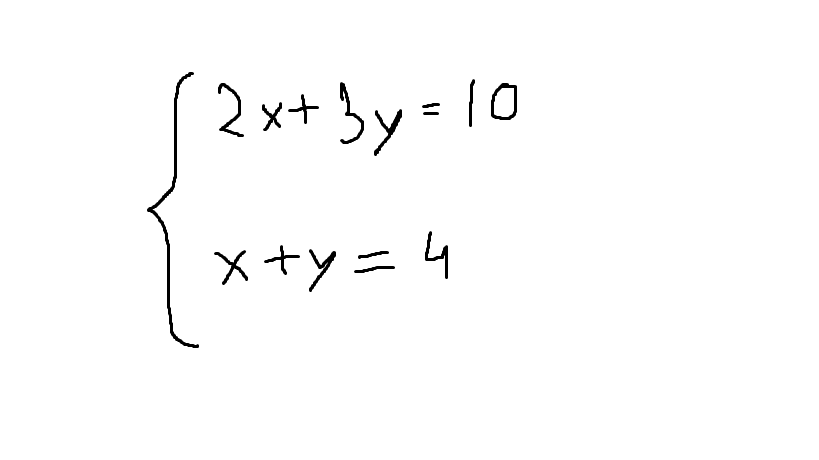
#> input picture recognite_system/4test/system1.png, 819 x 460 px
$ python -i simple_partirnation.py   (imports and definitions only)
#> lines starting #> are read from the running program, lines starting #| are printed output that depends on the picture; after the words box and inside, x2 and y2 are one past the last pixel; in counts of white or black regions, pixels touching at a corner belong together
import cv2
import numpy as np
from PIL import Image

### CHECK IT BEFORE RUNNING ###
dataset_way = ''
way_to_save_letters = 'partirnated_dataset/'
image_name = '1.png'
letter_size = 80
model_name = 'good_model.hdf5'
letter_indent = 10
###############################

def dist(x1, y1, x2, y2):
    return np.sqrt((x2 - x1) ** 2 + (y2 - y1) ** 2)


def detector_on_page(page_name):            ### detect letters on page, returns array of latters pics and count of latters
#> called with page_name = '4test/system1.png'
    img = cv2.imread(dataset_way + page_name)
#> img is the input picture: shape (460, 819, 3); min 0, max 255, mean 252.2
    width = img.shape[1]
#> width = 819
    height = img.shape[0]
#> height = 460

    output = img.copy()
    gray = cv2.cvtColor(img, cv2.COLOR_BGR2GRAY)
    letter_count_in_page = 0
    letters = []
    letters_coords = []

    th, threshed = cv2.threshold(gray, 127, 255, cv2.THRESH_BINARY_INV | cv2.THRESH_OTSU)
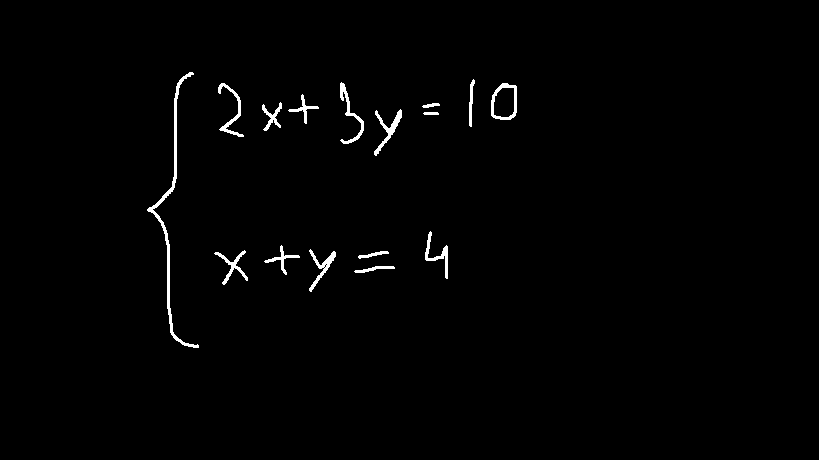
#> threshed: shape (460, 819); 1.1% white; 16 white regions
#> th = 127

    cnts, _ = cv2.findContours(threshed, cv2.RETR_TREE, cv2.CHAIN_APPROX_SIMPLE)
#> cnts = 20 contours, 3 with area under 20; largest, box (x1, y1, x2, y2) and area: (491, 83, 517, 120) 782, (147, 72, 199, 348) 704, (493, 87, 515, 118) 554, (374, 109, 402, 156) 250, (340, 82, 364, 144) 233
    cnts = sorted(cnts, key=cv2.contourArea, reverse=True)

    for cnt in cnts:

        ### criterion for detecting letters ###

        if cv2.contourArea(cnt) > 10:
            (x, y, w, h) = cv2.boundingRect(cnt)

            ### checking intersections ###
            letter_count_in_page += 1
            w = w + min(int(letter_indent / 2), x) + min(int(letter_indent / 2), width - x - w)
            x = x - min(int(letter_indent / 2), x)
            h = h + min(int(letter_indent / 2), y) + min(int(letter_indent / 2), height - y - h)
            y = y - min(int(letter_indent / 2), y)
            s = w * h
            letters_coords.append([x, y, w, h, s])
#> this loop made 20 passes
#> (x, y, w, h, s) on passes 1 to 12: (486, 78, 36, 47, 1692), (142, 67, 62, 286, 17732), (488, 82, 32, 41, 1312), (369, 104, 38, 57, 2166), (335, 77, 34, 72, 2448), (304, 244, 37, 53, 1961), (213, 78, 36, 64, 2304), (209, 245, 44, 45, 1980), (420, 226, 33, 58, 1914), (257, 97, 30, 39, 1170), (259, 240, 46, 40, 1840), (283, 89, 41, 40, 1640)
#> cnt on passes 19 to 20: [[323, 267], [324, 266], [325, 267], [324, 268]], [[325, 264], [326, 263], [327, 264], [326, 265]]
#> after the loop, letter_count_in_page = 17; letters_coords = 17 items, first 6: [486, 78, 36, 47, 1692], [142, 67, 62, 286, 17732], [488, 82, 32, 41, 1312], [369, 104, 38, 57, 2166], [335, 77, 34, 72, 2448], [304, 244, 37, 53, 1961]

    letters_coords.sort(key=lambda x: x[4], reverse=True)

    letters_coords = total_check(letters_coords)
#> the loop in total_check, `while obj < len(X) - 1:` made 10 passes
#> after the loop in total_check, `while obj < len(X) - 1:`: X = 11 items, first 6: [142, 67, 62, 286, 17732], [335, 77, 34, 72, 2448], [209, 78, 44, 212, 9328], [349, 104, 58, 174, 10092], [304, 244, 37, 53, 1961], [417, 98, 36, 186, 6696]; obj = 10
#> letters_coords has the same summary as X in total_check

    # croping letters
    for i in letters_coords:
        x = i[0]
        y = i[1]
        w = i[2]
        h = i[3]

        cv2.rectangle(output, (x, y), (x + w, y + h), (70, 0, 0), 1)

        letter_crop = gray[y:y + h, x:x + w]

        size_max = max(w, h)
        letter_square = 255 * np.ones(shape=[size_max, size_max], dtype=np.uint8)
        if w > h:
            y_pos = size_max // 2 - h // 2
            letter_square[y_pos:y_pos + h, 0:w] = letter_crop
        elif w < h:
            x_pos = size_max // 2 - w // 2
            letter_square[0:h, x_pos:x_pos + w] = letter_crop
        else:
            letter_square = letter_crop

        letters.append((x, w, cv2.resize(letter_square, (letter_size, letter_size), interpolation=cv2.INTER_AREA)))
#> this loop made 11 passes
#> (i, x, y, w, h, size_max, x_pos) on passes 1, 2, 3, 4, 5, 6, 8, 10, 11: ([142, 67, 62, 286, 17732], 142, 67, 62, 286, 286, 112), ([335, 77, 34, 72, 2448], 335, 77, 34, 72, 72, 19), ([209, 78, 44, 212, 9328], 209, 78, 44, 212, 212, 84), ([349, 104, 58, 174, 10092], 349, 104, 58, 174, 174, 58), ([304, 244, 37, 53, 1961], 304, 244, 37, 53, 53, 8), ([417, 98, 36, 186, 6696], 417, 98, 36, 186, 186, 75), ([486, 78, 36, 47, 1692], 486, 78, 36, 47, 47, 5), ([257, 97, 30, 39, 1170], 257, 97, 30, 39, 39, 4), ([464, 74, 16, 58, 928], 464, 74, 16, 58, 58, 21)
#> (i, x, y, w, h, size_max, y_pos) on passes 7, 9: ([259, 240, 46, 40, 1840], 259, 240, 46, 40, 46, 3), ([283, 89, 41, 40, 1640], 283, 89, 41, 40, 41, 0)
#> pass 1, in detector_on_page, `letter_crop = gray[y:y + h, x:x + w]`:
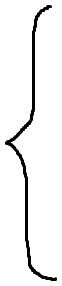
#> letter_crop: shape (286, 62); min 0, max 255, mean 240.4
#> pass 2, in detector_on_page, `letter_crop = gray[y:y + h, x:x + w]`:
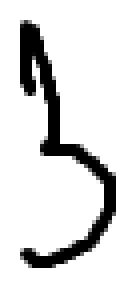
#> letter_crop: shape (72, 34) (shown 4 times larger); min 0, max 255, mean 221
#> pass 3, in detector_on_page, `letter_crop = gray[y:y + h, x:x + w]`:
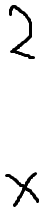
#> letter_crop: shape (212, 44); min 0, max 255, mean 239.2
#> after the loop:
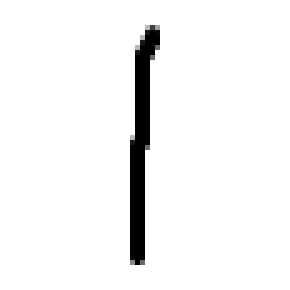
#> letter_square: shape (58, 58) (shown 5 times larger); min 0, max 255, mean 243.9
#> after the loop:
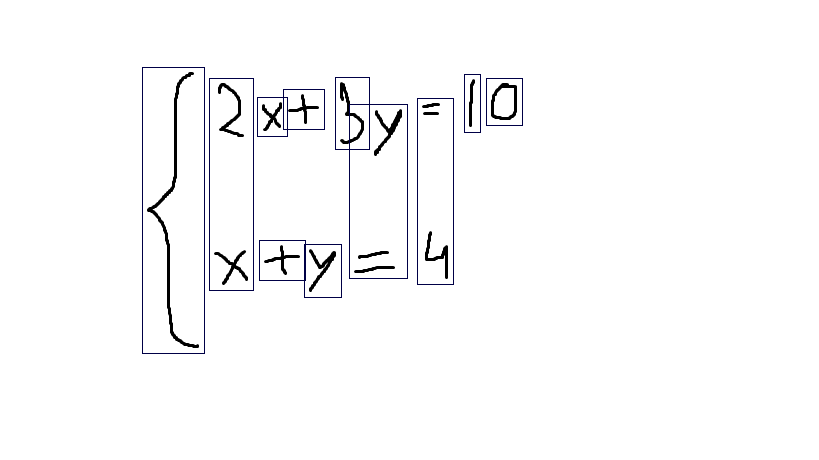
#> output: shape (460, 819, 3); 0.87% of pixels changed, all inside (x1, y1, x2, y2) = (142, 67, 523, 354)
#> after the loop, letters = 11 items

    # Sort array in place by X-coordinate
    letters.sort(key=lambda x: x[0], reverse=False)

    return letters, letter_count_in_page


def partirnate_file(image_name):
    letters, k = detector_on_page(image_name)
#> letters = 11 items; k = 17
    print('there are ', len(letters),' letters')
#| there are  11  letters
    for i in range(len(letters)):
        img = cv2.cvtColor(letters[i][2],cv2.COLOR_GRAY2RGB)
        #cv2.imshow(str(i), img)
        cv2.imwrite(way_to_save_letters + str(i) + '.jpg', img)
#> this loop made 11 passes
#> pass 3, in partirnate_file, `img = cv2.cvtColor(letters[i][2],cv2.COLOR_GRAY2RGB)`:
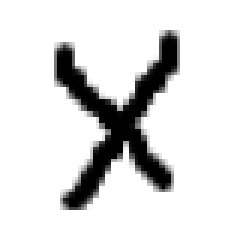
#> img: shape (80, 80, 3) (shown 3 times larger); min 0, max 255, mean 221.5
    #cv2.waitKey(0)


def total_check(X):     ### checking for all

    ### checking for intersection. Criterion: square.
    # Дальше смотрим на каждую букву, и проверяем с теми, у которых площадь меньше.
    # Если они достаточно близки, и отношение площади большего прямоугольника к площади внешнего больше 0.8,
    # то мы объединяем их в один.
    obj = 0
    while obj < len(X) - 1:
        x = X[obj][0]
        y = X[obj][1]
        w = X[obj][2]
        h = X[obj][3]
        s = X[obj][4]
        check = True
        while check:
            check = False
            for obj2 in range(obj + 1, len(X)):
                xx = X[obj2][0]
                yy = X[obj2][1]
                ww = X[obj2][2]
                hh = X[obj2][3]

                x_new = min(x, xx)
                y_new = min(y, yy)
                w_new = max(ww, w, x + w - xx, xx + ww - x)
                h_new = max(hh, h, y + h - yy, yy + hh - y)
                if (s/(h_new * w_new) >= 0.7) or (w / w_new >= 0.7 and ww / w_new >= 0.7):
                    del X[obj2]
                    X[obj][0] = x_new
                    X[obj][1] = y_new
                    X[obj][2] = w_new
                    X[obj][3] = h_new
                    X[obj][4] = w_new * h_new

                    x = x_new
                    y = y_new
                    w = w_new
                    h = h_new
                    s = w_new * h_new
                    check = True
                    break
        obj += 1
    return X

>>> result = partirnate_file('4test/system1.png')

$ run again, on recognite_system/4test/system3.png
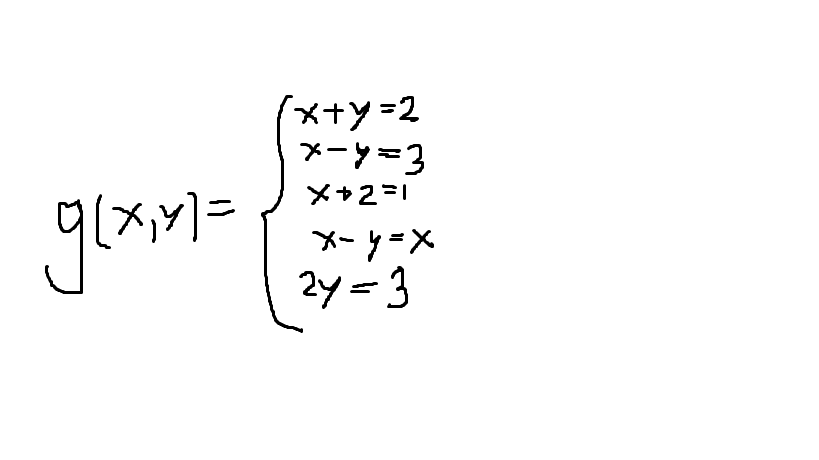
#> input picture recognite_system/4test/system3.png, 819 x 460 px
#> in detector_on_page, img is the input picture: shape (460, 819, 3); min 0, max 255, mean 251
#> in detector_on_page, `th, threshed = cv2.threshold(gray, 127, 255, cv2.THRESH_BINARY_INV | c..`:
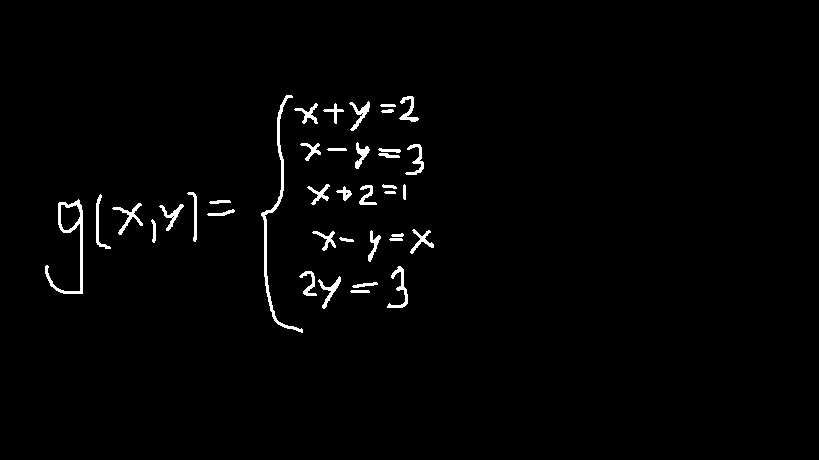
#> threshed: shape (460, 819); 1.6% white; 38 white regions
#> th = 127
#> cnts = 43 contours, 4 with area under 20; largest, box (x1, y1, x2, y2) and area: (45, 199, 83, 294) 875, (261, 95, 303, 333) 591, (60, 204, 81, 231) 400, (387, 266, 408, 308) 182, (112, 203, 143, 235) 176
#> the loop in detector_on_page, `for cnt in cnts:` made 43 passes
#> (x, y, w, h, s) on passes 1 to 8: (40, 194, 48, 105, 5040), (256, 90, 52, 248, 12896), (55, 199, 31, 37, 1147), (382, 261, 31, 52, 1612), (107, 198, 41, 42, 1722), (344, 96, 31, 40, 1240), (313, 271, 33, 43, 1419), (394, 91, 30, 36, 1080)
#> after the loop in detector_on_page, `for cnt in cnts:`: letter_count_in_page = 39; letters_coords = 39 items, first 6: [40, 194, 48, 105, 5040], [256, 90, 52, 248, 12896], [55, 199, 31, 37, 1147], [382, 261, 31, 52, 1612], [107, 198, 41, 42, 1722], [344, 96, 31, 40, 1240]
#> the loop in total_check, `while obj < len(X) - 1:` made 1 pass
#> obj on pass 1: 1
#> after the loop in total_check, `while obj < len(X) - 1:`: X = [[40, 90, 399, 248, 98952]]; obj = 1
#> in detector_on_page, `letters_coords = total_check(letters_coords)`: letters_coords = [[40, 90, 399, 248, 98952]]
#> the loop in detector_on_page, `for i in letters_coords:` made 1 pass
#> (i, x, y, w, h, size_max, y_pos) on pass 1: ([40, 90, 399, 248, 98952], 40, 90, 399, 248, 399, 75)
#> after the loop in detector_on_page, `for i in letters_coords:`: letters = 1 item
#> in partirnate_file, `letters, k = detector_on_page(image_name)`: k = 39
#| there are  1  letters
#> the loop in partirnate_file, `for i in range(len(letters)):` made 1 pass
#> pass 1, in partirnate_file, `img = cv2.cvtColor(letters[i][2],cv2.COLOR_GRAY2RGB)`:
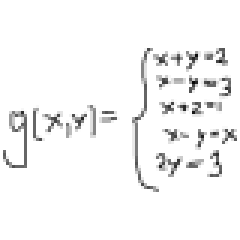
#> img: shape (80, 80, 3) (shown 3 times larger); min 7, max 255, mean 245.5
